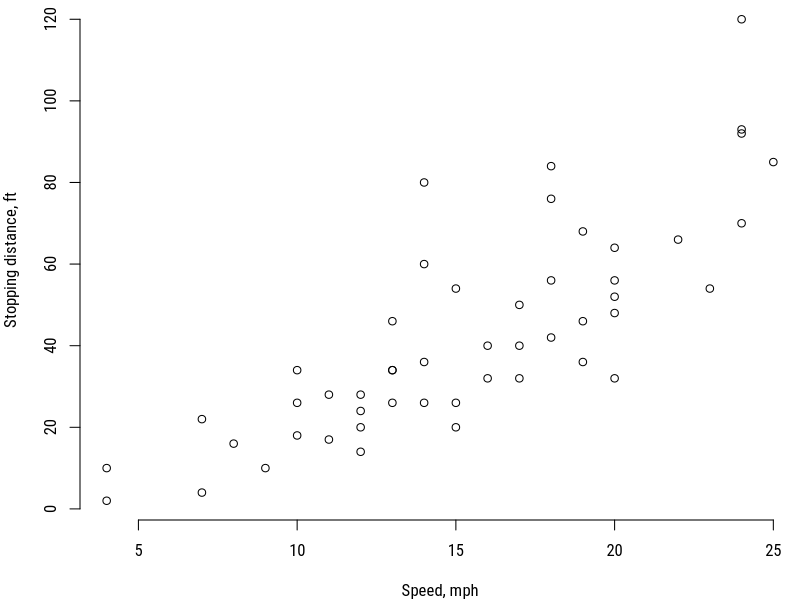
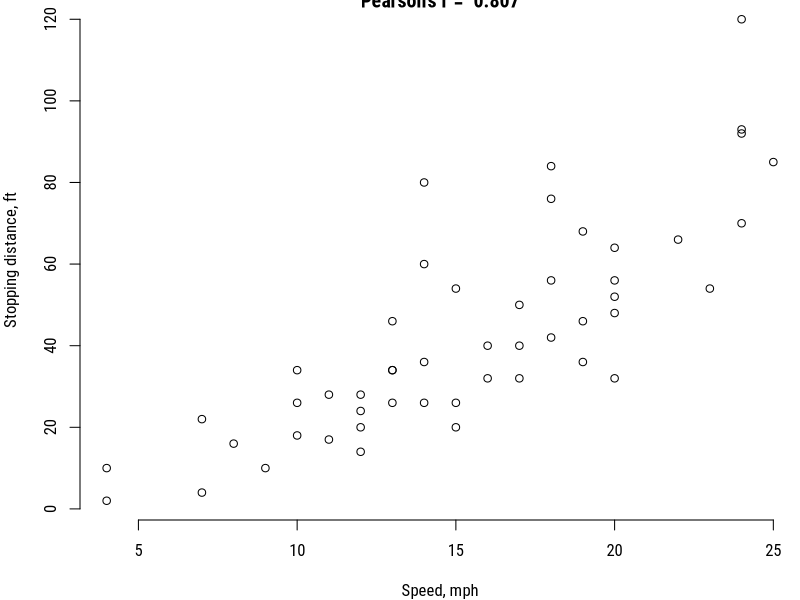
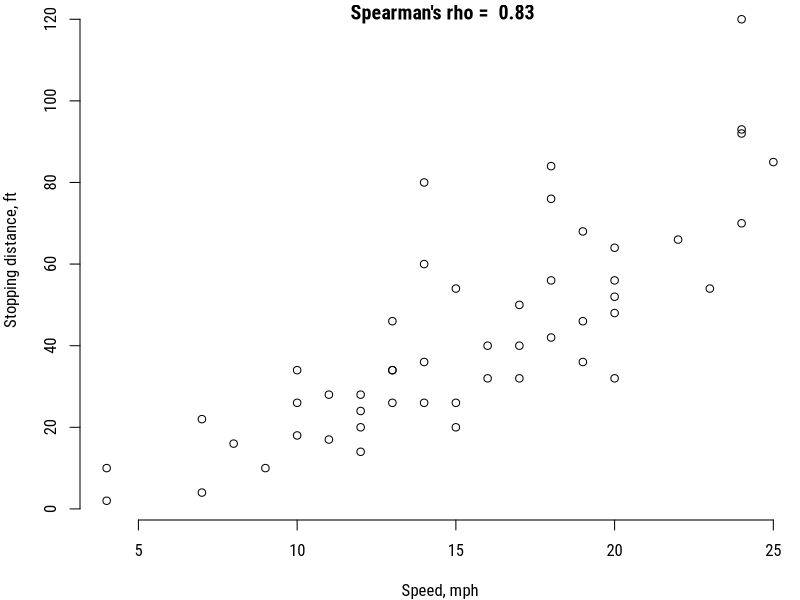
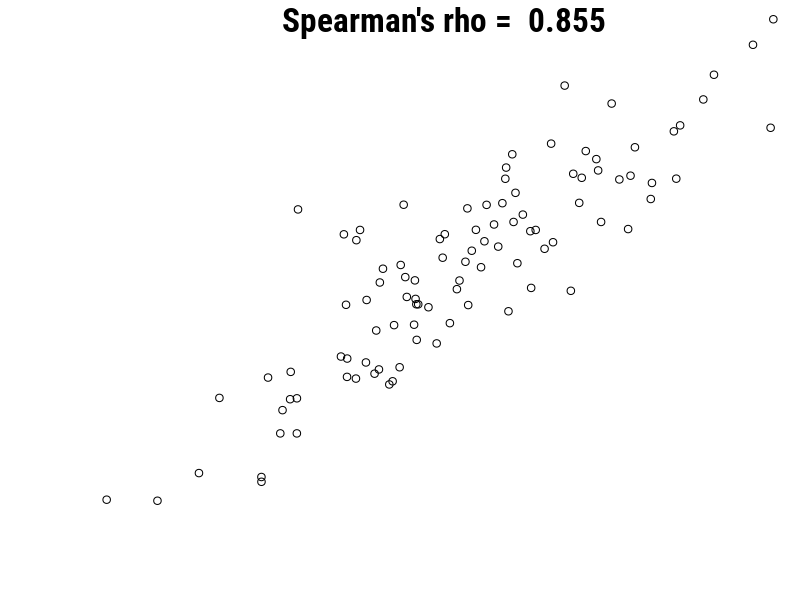
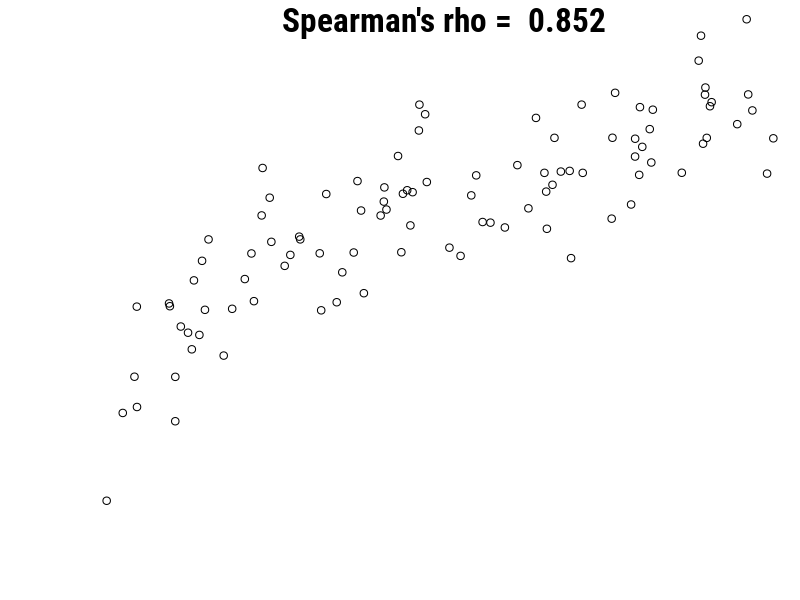
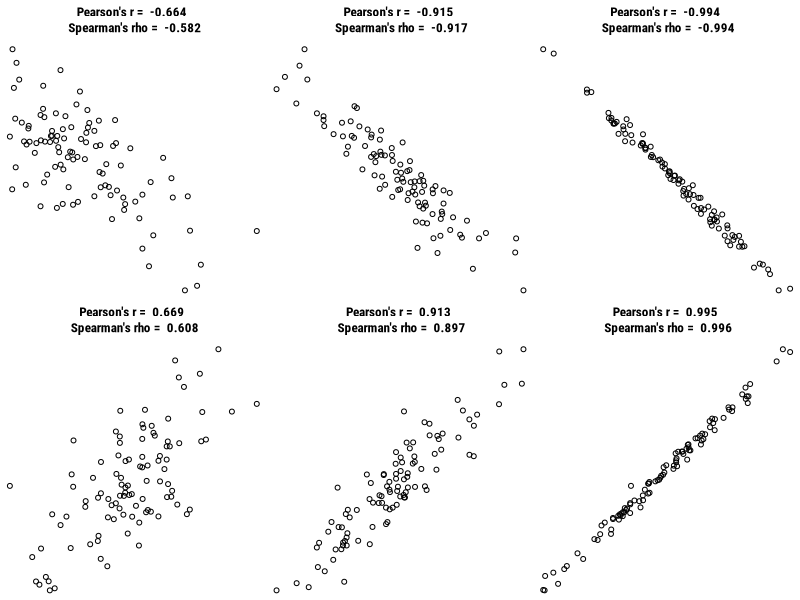
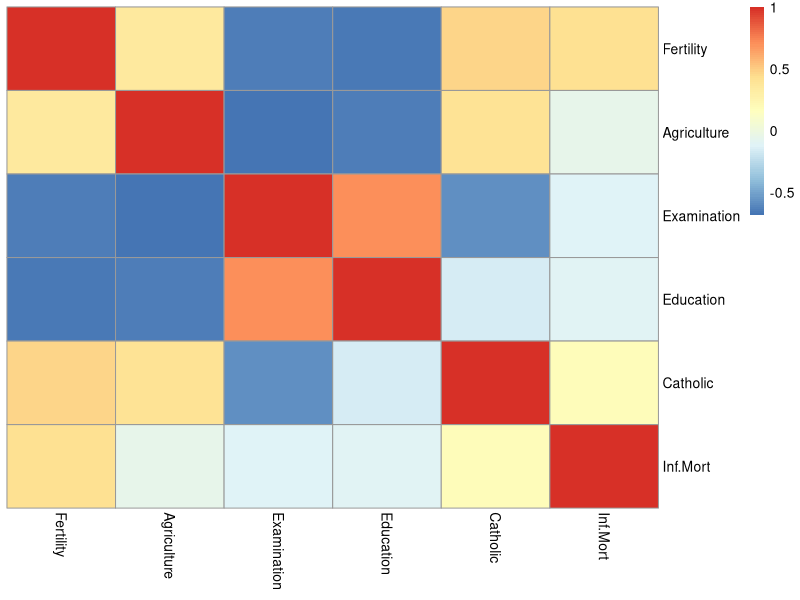
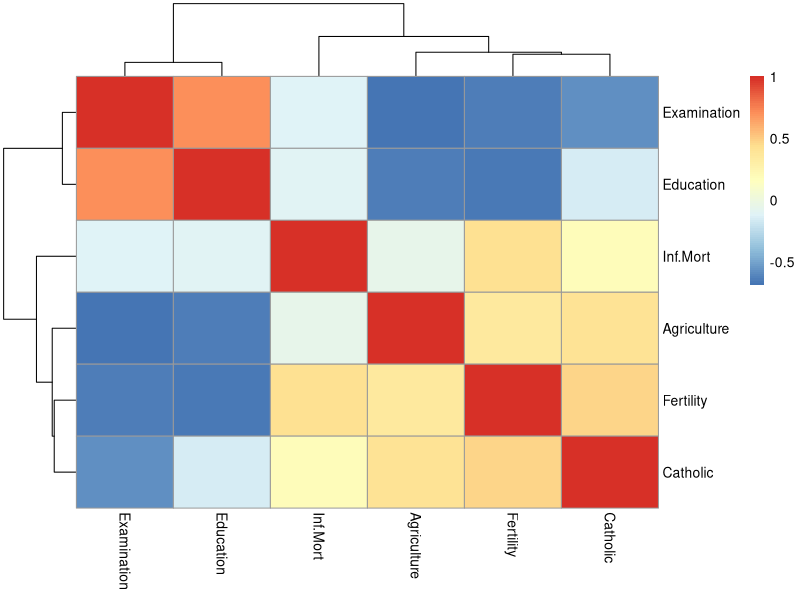

These figures' R source, in order:
## ---- chunk 1
# Settings
knitr::opts_chunk$set(echo = F, warning = F, dpi = 150, fig.height = 4)
# Load packages
library('magrittr');library('knitr');library('DiagrammeR')
# Set colors
Col <- c(red = '#e6457a', green = '#b0e645', blue = '#45cbe6')
## ---- chunk 2
head(cars, 10)
## ---- chunk 3
par(bty = 'n', mar = c(4,4,0,0), family = 'RobotoCondensed')
plot(cars, xlab = "Speed, mph", ylab = "Stopping distance, ft")
## ---- chunk 4
par(bty = 'n', family = 'RobotoCondensed')
plot(cars, xlab = "Speed, mph", ylab = "Stopping distance, ft", 
     main = paste("Pearson's r = ", cor(cars)[2] %>% round(3)))
## ---- chunk 5
head(cars, 10)
## ---- chunk 6
par(bty = 'n', family = 'RobotoCondensed')
plot(cars, xlab = "Speed, mph", ylab = "Stopping distance, ft", 
     main = paste("Pearson's r = ", cor(cars)[2] %>% round(3), "\n", 
                  "Spearman's rho = ", cor(cars, method = 'spearman')[2] %>% round(3)))
## ---- chunk 7
par(bty = 'n', family = 'RobotoCondensed')
set.seed(123)
x <- rnorm(100, 100)
y <- x + rnorm(100, 0, .5)
plot(x, y, axes = F, xlab = NA, ylab = NA, cex.main = 2, 
     main = paste(
       "Pearson's r = ", cor(x, y) %>% round(3), "\n", 
       "Spearman's rho = ", cor(x, y, method = 'spearman') %>% round(3)))
## ---- chunk 8
par(bty = 'n', family = 'RobotoCondensed')
set.seed(123)
x <- runif(100, 0, 100)
y <- x^(1/3) + rnorm(100, 0, .5)
plot(x, y, axes = F, xlab = NA, ylab = NA, cex.main = 2, 
     main = paste(
       "Pearson's r = ", cor(x, y) %>% round(3), "\n", 
       "Spearman's rho = ", cor(x, y, method = 'spearman') %>% round(3)))
## ---- chunk 9
par(bty = 'n', family = 'RobotoCondensed', mfrow = c(2,3), mar = c(0,0,3,0))
for (i in c(-1, 1)) {
  for (j in c(1, .5, .1)) {
    x <- rnorm(100, 0, 1)
    y <- x * i + rnorm(100, 0, j)
    plot(x, y, axes = F, xlab = NA, ylab = NA, 
         main = paste(
           "Pearson's r = ", cor(x, y) %>% round(3), "\n", 
           "Spearman's rho = ", cor(x, y, method = 'spearman') %>% round(3)))
  }
}
## ---- chunk 10
names(swiss)[6] <- 'Inf.Mort'
head(swiss)
## ---- chunk 11
cor(swiss) %>% round(3)
## ---- chunk 12
par(bty = 'n', family = 'RobotoCondensed')
pheatmap::pheatmap(cor(swiss), cluster_rows = F, cluster_cols = F)
## ---- chunk 13
par(bty = 'n', family = 'RobotoCondensed')
pheatmap::pheatmap(cor(swiss))
## ---- chunk 14
Oie <- read.table(header = T, text = '
x1	y1		x2	y2		x3	y3		x4	y4
10	8.04		10	9.14		10	7.46		8	6.58
8	6.95		8	8.14		8	6.77		8	5.76
13	7.58		13	8.74		13	12.74		8	7.71
9	8.81		9	8.77		9	7.11		8	8.84
11	8.33		11	9.26		11	7.81		8	8.47
14	9.96		14	8.1		14	8.84		8	7.04
6	7.24		6	6.13		6	6.08		8	5.25
4	4.26		4	3.1		4	5.39		19	12.5
12	10.84		12	9.13		12	8.15		8	5.56
7	4.82		7	7.26		7	6.42		8	7.91
5	5.68		5	4.74		5	5.73		8	6.89')
## ---- chunk 15
par(bty = 'n', family = 'RobotoCondensed', mfrow = c(2,2), mar = c(2,2,3,0))
for (i in 1:4) {
  temp <- Oie[, grep(i, names(Oie))]
  plot(temp, 
            main = paste(
              "Pearson's r = ", cor(temp)[2] %>% round(3), "\n", 
              "Spearman's rho = ", cor(temp, method = 'spearman')[2] %>% round(3)))
  abline(0, cor(temp)[2])
}
## ---- chunk 16
grViz("digraph {rankdir=LR; node [shape = circle] X -> Y}", height = 200, width = 400)
## ---- chunk 17
grViz("digraph {rankdir=LR; node [shape = circle] X -> Y [dir=none]; Z -> X; Z -> Y}", height = 200, width = 400)
